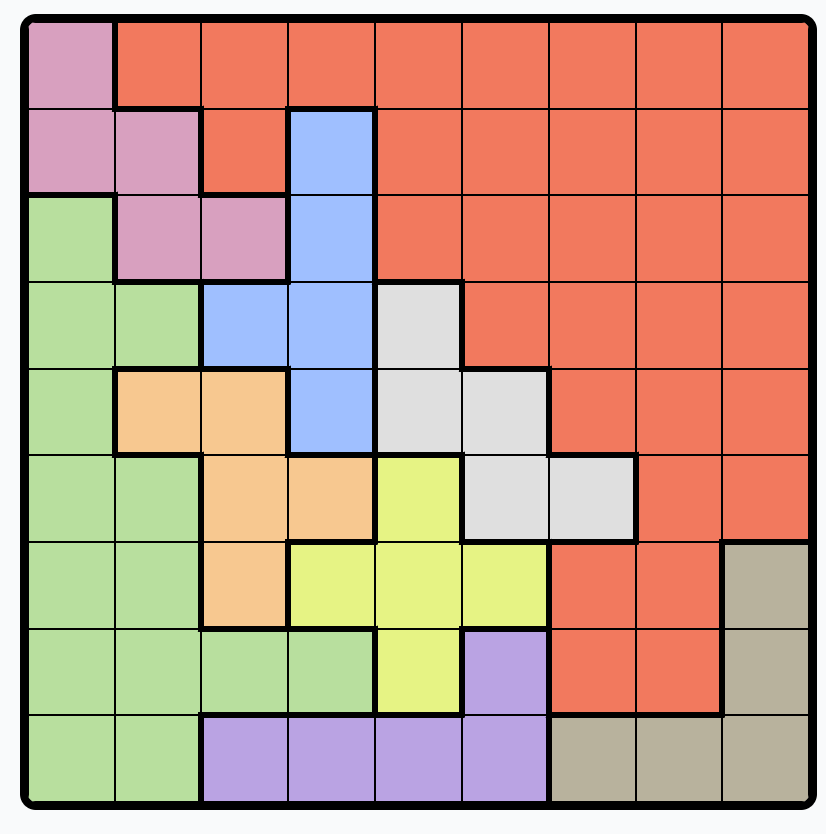
#> input picture src/input/grid-2.png, 826 x 834 px
$ python grid_acquisition.py
#> lines starting #> are read from the running program, lines starting #| are printed output that depends on the picture; after the words box and inside, x2 and y2 are one past the last pixel; in counts of white or black regions, pixels touching at a corner belong together
import cv2
import numpy as np

def detect_cells(img):
	"""
	Detects all grid cells in the image using black lines as separators.

	Args:
		img (np.ndarray): Input BGR image.

	Returns:
		list: List of tuples (x, y, w, h) for each detected cell.
	"""
	gray = cv2.cvtColor(img, cv2.COLOR_BGR2GRAY)
	_, thresh = cv2.threshold(gray, 50, 255, cv2.THRESH_BINARY_INV)
	kernel = np.ones((3,3), np.uint8)
	thresh = cv2.dilate(thresh, kernel, iterations=1)
	contours, _ = cv2.findContours(thresh, cv2.RETR_TREE, cv2.CHAIN_APPROX_SIMPLE)
	cells = []
	for cnt in contours:
		x, y, w, h = cv2.boundingRect(cnt)
		if w < 20 or h < 20 or w > img.shape[1]//2 or h > img.shape[0]//2:
			continue
		cells.append((x, y, w, h))
	return cells

def number_colors(img, cells):
	"""
	Assigns a unique number to each color found at the center of the cells.

	Args:
		img (np.ndarray): Input BGR image.
		cells (list): List of cell bounding boxes.

	Returns:
		tuple: (list of cell info with color number, dict mapping BGR to color number)
	"""
	color_dict = {}
	color_num = 1
	cells_info = []
	for x, y, w, h in cells:
		cx, cy = x + w//2, y + h//2
		bgr = tuple(int(v) for v in img[cy, cx])
		if bgr not in color_dict:
			color_dict[bgr] = color_num
			color_num += 1
		num = color_dict[bgr]
		cells_info.append((x, y, w, h, cx, cy, num))
	return cells_info, color_dict

def annotate_image(img, cells_info):
	"""
	Draws a red rectangle and the color number on each cell.

	Args:
		img (np.ndarray): Input BGR image.
		cells_info (list): List of cell info with color number.

	Returns:
		np.ndarray: Annotated image.
	"""
	output = img.copy()
	for x, y, w, h, cx, cy, num in cells_info:
		cv2.rectangle(output, (x, y), (x + w, y + h), (0, 0, 255), 2)
		cv2.putText(output, str(num), (cx-10, cy+10), cv2.FONT_HERSHEY_SIMPLEX, 0.7, (0,0,0), 2)
	return output

def build_2d_grid(cells_info):
	"""
	Groups cells by rows and columns to build a 2D grid of color numbers.

	Args:
		cells_info (list): List of cell info with color number.

	Returns:
		list: 2D list (grid) of color numbers.
	"""
	rows = {}
	threshold = 15
	for x, y, w, h, cx, cy, num in cells_info:
		found = False
		for y_ref in rows:
			if abs(y - y_ref) < threshold:
				rows[y_ref].append((x, num))
				found = True
				break
		if not found:
			rows[y] = [(x, num)]
	grid = []
	for y in sorted(rows):
		row = [num for x, num in sorted(rows[y])]
		grid.append(row)
	return grid

def analyze_grid(image_path):
	"""
	Main function to analyze the grid in the image.

	Args:
		image_path (str): Path to the input image.

	Returns:
		list: 2D grid of color numbers.
	"""
#> called with image_path = 'input/grid-2.png'
	img = cv2.imread(image_path)
#> img is the input picture: shape (834, 826, 3); mean B, G, R 139.2, 158.6, 197
	cells = detect_cells(img)
#> in detect_cells, `gray = cv2.cvtColor(img, cv2.COLOR_BGR2GRAY)`:
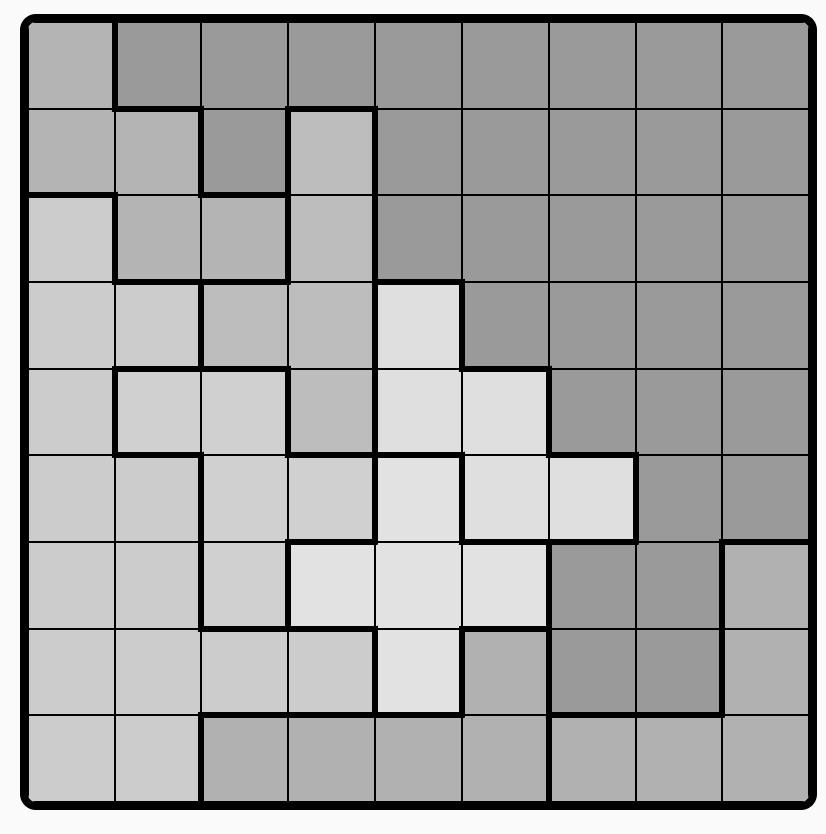
#> gray: shape (834, 826); min 0, max 250, mean 167.8
#> in detect_cells, `_, thresh = cv2.threshold(gray, 50, 255, cv2.THRESH_BINARY_INV)`:
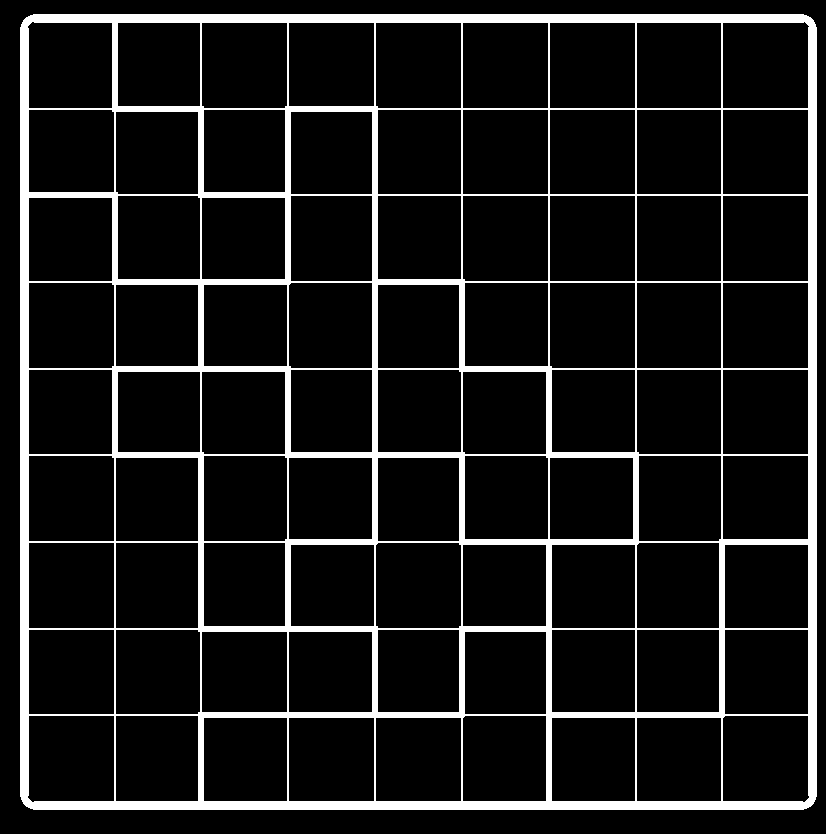
#> thresh: shape (834, 826); 10.3% white; 1 white region, box (x1, y1, x2, y2) and area: (20, 14, 817, 810) 70971
#> in detect_cells, `thresh = cv2.dilate(thresh, kernel, iterations=1)`:
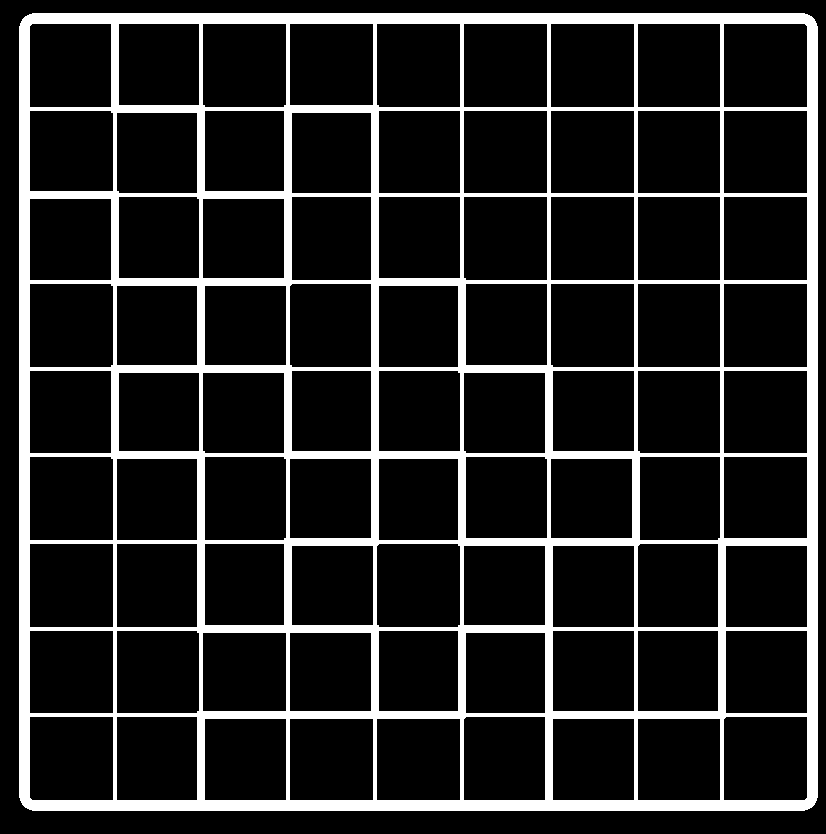
#> thresh: shape (834, 826); 14.6% white; 1 white region
#> in detect_cells, `contours, _ = cv2.findContours(thresh, cv2.RETR_TREE, cv2.CHAIN_APPROX..`: contours = 82 contours; largest, box (x1, y1, x2, y2) and area: (19, 13, 818, 811) 635788, (29, 543, 114, 628) 7054, (723, 283, 808, 368) 7054, (723, 196, 808, 281) 7054, (550, 196, 635, 281) 7054
#> the loop in detect_cells, `for cnt in contours:` made 82 passes
#> (x, y, w, h) on passes 1 to 12: (19, 13, 799, 798), (637, 718, 84, 83), (552, 718, 83, 83), (376, 718, 85, 83), (289, 718, 85, 83), (204, 718, 83, 83), (723, 716, 85, 85), (463, 716, 83, 85), (116, 716, 82, 85), (29, 716, 85, 85), (465, 632, 81, 82), (289, 632, 83, 80)
#> after the loop in detect_cells, `for cnt in contours:`: cells = 81 items, first 6: (637, 718, 84, 83), (552, 718, 83, 83), (376, 718, 85, 83), (289, 718, 85, 83), (204, 718, 83, 83), (723, 716, 85, 85)
	cells_info, color_dict = number_colors(img, cells)
#> the loop in number_colors, `for x, y, w, h in cells:` made 81 passes
#> (x, y, w, h, cx, cy, bgr, num) on passes 1 to 12: (637, 718, 84, 83, 679, 759, (157, 178, 184), 1), (552, 718, 83, 83, 593, 759, (157, 178, 184), 1), (376, 718, 85, 83, 418, 759, (227, 163, 186), 2), (289, 718, 85, 83, 331, 759, (227, 163, 186), 2), (204, 718, 83, 83, 245, 759, (227, 163, 186), 2), (723, 716, 85, 85, 765, 758, (157, 178, 184), 1), (463, 716, 83, 85, 504, 758, (227, 163, 186), 2), (116, 716, 82, 85, 157, 758, (158, 223, 184), 3), (29, 716, 85, 85, 71, 758, (158, 223, 184), 3), (465, 632, 81, 82, 505, 673, (227, 163, 186), 2), (289, 632, 83, 80, 330, 672, (158, 223, 184), 3), (202, 632, 85, 80, 244, 672, (158, 223, 184), 3)
#> after the loop in number_colors, `for x, y, w, h in cells:`: cells_info = 81 items, first 6: (637, 718, 84, 83, 679, 759, 1), (552, 718, 83, 83, 593, 759, 1), (376, 718, 85, 83, 418, 759, 2), (289, 718, 85, 83, 331, 759, 2), (204, 718, 83, 83, 245, 759, 2), (723, 716, 85, 85, 765, 758, 1); color_dict = 9 items; color_num = 10
#> color_dict = 9 items
	annotated_img = annotate_image(img, cells_info)
#> the loop in annotate_image, `for x, y, w, h, cx, cy, num in cells_info:` made 81 passes
#> (x, y, w, h, cx, cy, num) on passes 1 to 12: (637, 718, 84, 83, 679, 759, 1), (552, 718, 83, 83, 593, 759, 1), (376, 718, 85, 83, 418, 759, 2), (289, 718, 85, 83, 331, 759, 2), (204, 718, 83, 83, 245, 759, 2), (723, 716, 85, 85, 765, 758, 1), (463, 716, 83, 85, 504, 758, 2), (116, 716, 82, 85, 157, 758, 3), (29, 716, 85, 85, 71, 758, 3), (465, 632, 81, 82, 505, 673, 2), (289, 632, 83, 80, 330, 672, 3), (202, 632, 85, 80, 244, 672, 3)
#> after the loop in annotate_image, `for x, y, w, h, cx, cy, num in cells_info:`:
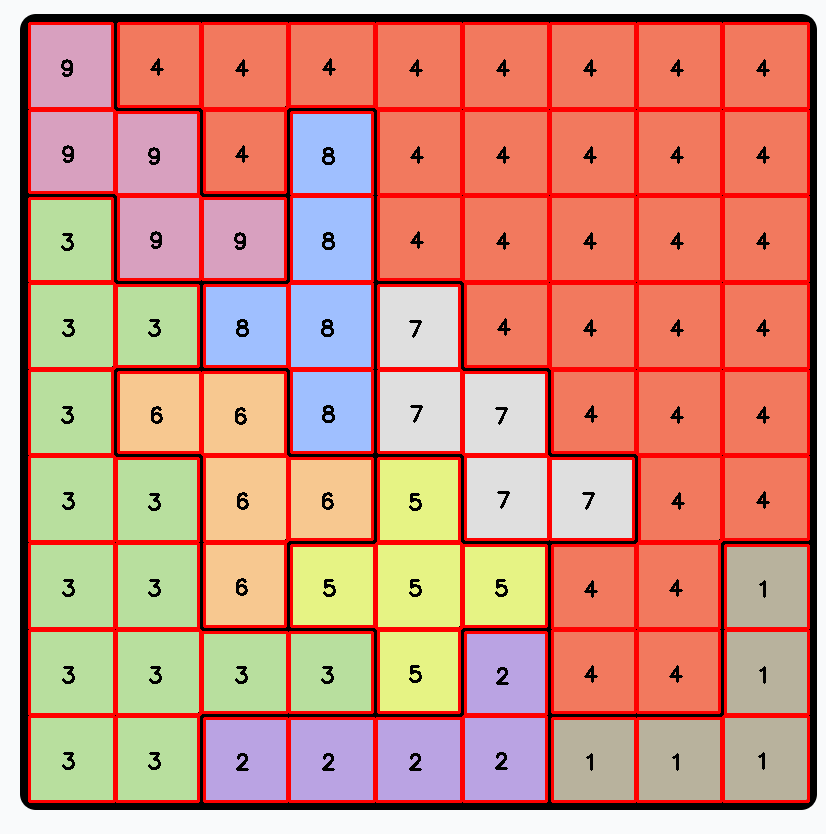
#> output: shape (834, 826, 3); 11.88% of pixels changed, all inside (x1, y1, x2, y2) = (28, 22, 810, 803)
	cv2.imwrite('output/grid_with_numbers_and_rectangles.png', annotated_img)
	grid_2d = build_2d_grid(cells_info)
#> the loop in build_2d_grid, `for x, y, w, h, cx, cy, num in cells_info:` made 81 passes
#> the loop in build_2d_grid, `for y in sorted(rows):` made 9 passes
#> (y, row) on passes 1 to 9: (23, [9, 4, 4, 4, 4, 4, 4, 4, 4]), (112, [9, 9, 4, 8, 4, 4, 4, 4, 4]), (198, [3, 9, 9, 8, 4, 4, 4, 4, 4]), (285, [3, 3, 8, 8, 7, 4, 4, 4, 4]), (372, [3, 6, 6, 8, 7, 7, 4, 4, 4]), (458, [3, 3, 6, 6, 5, 7, 7, 4, 4]), (545, [3, 3, 6, 5, 5, 5, 4, 4, 1]), (632, [3, 3, 3, 3, 5, 2, 4, 4, 1]), (718, [3, 3, 2, 2, 2, 2, 1, 1, 1])
#> after the loop in build_2d_grid, `for y in sorted(rows):`: grid = 9 items, first 6: [9, 4, 4, 4, 4, 4, 4, 4, 4], [9, 9, 4, 8, 4, 4, 4, 4, 4], [3, 9, 9, 8, 4, 4, 4, 4, 4], [3, 3, 8, 8, 7, 4, 4, 4, 4], [3, 6, 6, 8, 7, 7, 4, 4, 4], [3, 3, 6, 6, 5, 7, 7, 4, 4]
#> grid_2d has the same summary as grid in build_2d_grid
	return grid_2d

if __name__ == "__main__":
	grid = analyze_grid("input/grid-2.png")
